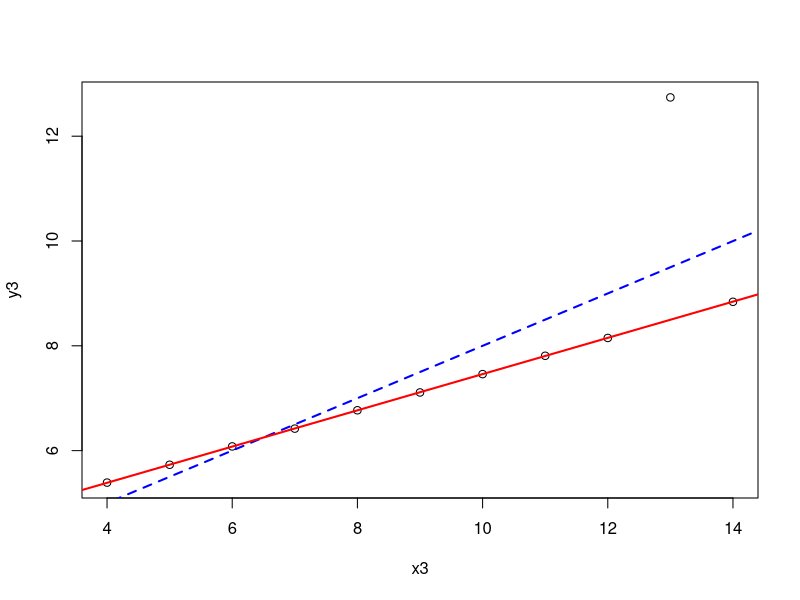

This figure's R source:
library(MASS) #
data("anscombe")  # dataset that compare different cases where data are good or bad for linear regression (lm)
plot(y3 ~ x3, data = anscombe)
abline(lm(y3 ~ x3, data = anscombe),
       col = "blue", lty = 2, lwd = 2)
abline(rlm(y3 ~ x3, data = anscombe),
       col = "red", lty = 1, lwd = 2)